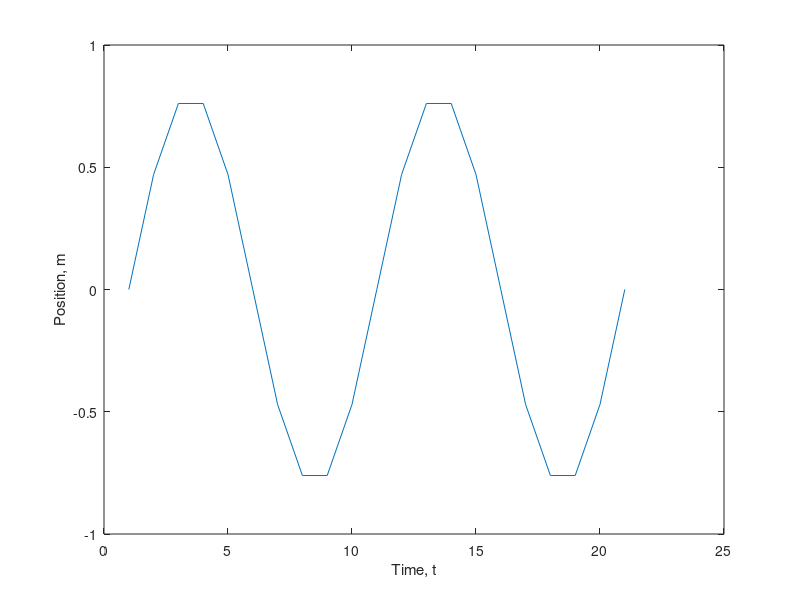
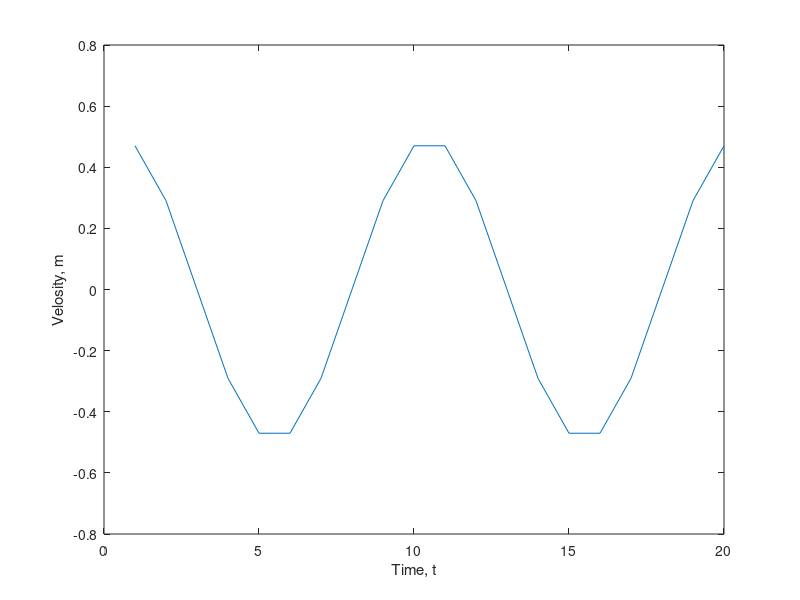
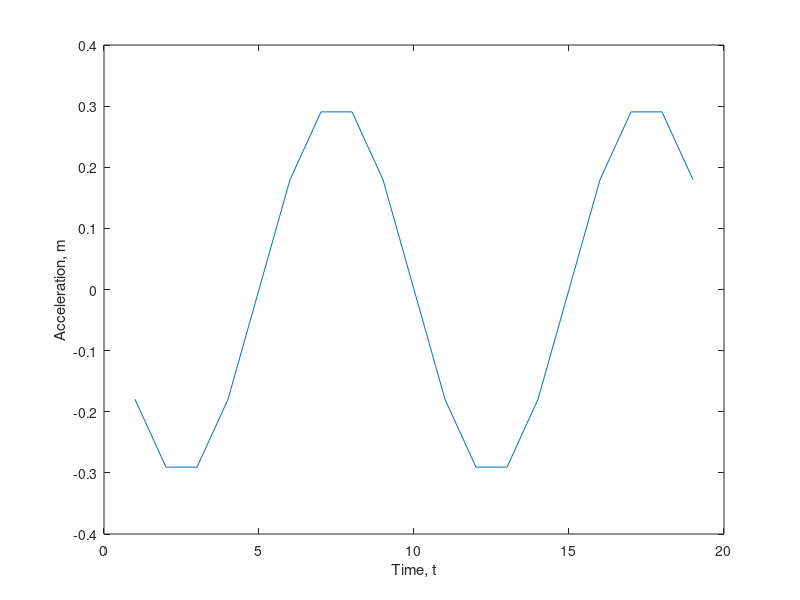

Source code (MATLAB) for these figures, in order:
clc; clear; close all;

g = 9.81;
zw = 0.8;
tw = 10;
nsh = 4;
ig = 46;
m = 9000;
mueq = 0.15;
dd = 0.45;
omega0 = 5;

t = 0:20;

zp = zw *sin((2*pi/tw)*t)
zpdot = diff(zp);
zpdotmax = max(zpdot); %m/s
zpdotdot = diff(zpdot);

plot(zp)
xlabel("Time, t")
ylabel("Position, m")
figure
plot(zpdot)
xlabel("Time, t")
ylabel("Velosity, m")

figure
plot(zpdotdot)
xlabel("Time, t")
ylabel("Acceleration, m")

omegad = zpdotmax/(dd/2)        %rad/s
omegam = omegad*ig*nsh          %rad/s
omegam2rpm = omegam*2*pi/180*60      % rpm



Mm = (m*g*dd)/(2*nsh*2*ig) * (1+(mueq * tanh(omegad/omega0)));

